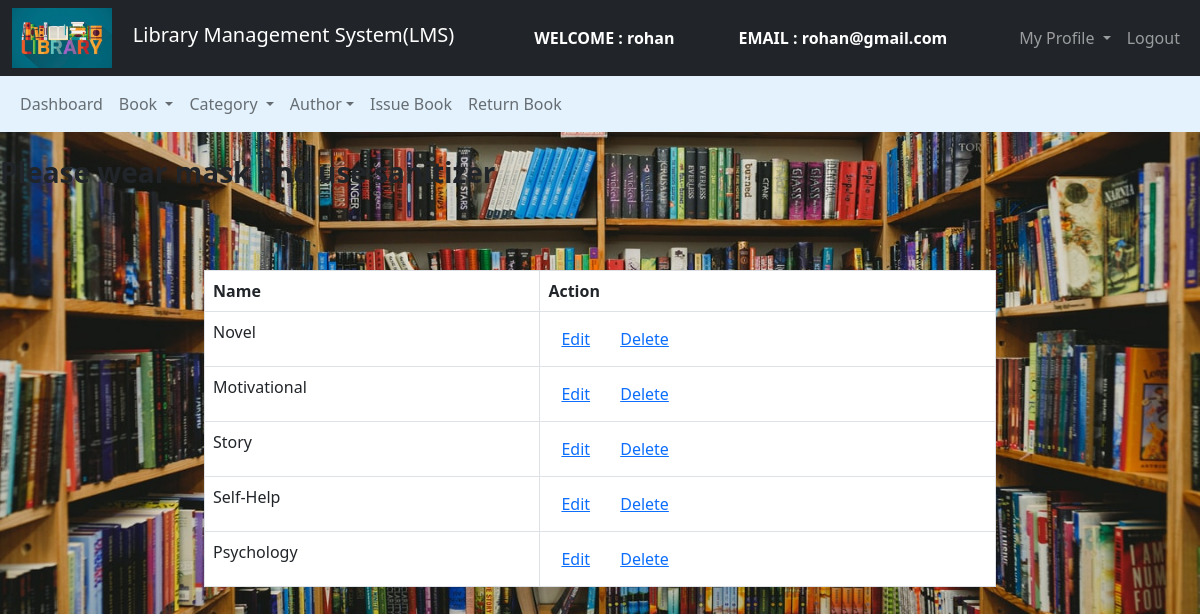
Page /Admin/Category/manage_cat.php (signed in) on the committed database.
### tables this page shows
CREATE TABLE `category` (
  `cat_id` int(11) NOT NULL,
  `cat_name` varchar(100) NOT NULL
);

### Admin/Category/manage_cat.php (the view, shortened to what this page needs)
<!DOCTYPE html>
<html>
<head>
    <link href="https://cdn.jsdelivr.net/npm/bootstrap@5.0.0-beta2/dist/css/bootstrap.min.css" rel="stylesheet">
</head>
<body>
    <nav class="navbar navbar-expand-lg navbar-dark bg-dark">
        <div class="container-fluid">
            <div class="navbar-header">
                <img src="../images/abc1.jpeg" width="100" height="60"> &nbsp &nbsp
                <a class="navbar-brand" href="../admin_dashboard.php">Library Management System(LMS)</a>
            </div>
            <font style="color: white">
                <span>
                    <strong>
                        WELCOME : <?php echo $_SESSION['name']; ?></strong>
                </span>
            </font>
            <font style="color: white">
                <span>
                    <strong>
                        EMAIL : <?php echo $_SESSION['email']; ?></strong>
                </span>
            </font>
            <ul class="nav navbar-nav navbar-right">
                <li class="nav-item dropdown">
                    <a class="nav-link dropdown-toggle" data-toggle="dropdown">
                        My Profile
                    </a>
                </li>
                <li class="nav-item"><a class="nav-link" href="../../logout.php">
                        Logout
                    </a></li>
            </ul>
        </div>
    </nav>
    <nav class="navbar navbar-expand-lg navbar-light" style="background-color: #e3f2fd">
        <div class="container-fluid">
            <ul class="nav navbar-nav navbar-center">
                <li class="nav-item">
                    <a href="../admin_dashboard.php" class="nav-link">
                        Dashboard
                    </a>
                </li>
                <li class="nav-item dropdown ">
                    <a class="nav-link dropdown-toggle" data-toggle="dropdown"> Book
                    </a>
                </li>
                <li class="nav-item dropdown ">
                    <a class="nav-link dropdown-toggle" data-toggle="dropdown"> Category </a>
                </li>
                <li class="nav-item dropdown ">
                    <a class="nav-link dropdown-toggle" data-toggle="dropdown"> Author</a>
                </li>
                <li class="nav-item">
                    <a href="../Book/issue_book.php" class="nav-link">
                        Issue Book</a>
                </li>
                <li class="nav-item">
                    <a href="../Book/return_book.php" class="nav-link">
                        Return Book</a>
                </li>
            </ul>
        </div>
    </nav>
    <br>
    <?php include '../../header.php'; ?><br><br>
    <div class="row">
        <div class="col-md-2"></div>
        <div class="col-md-8">
            <table class="table table-bordered table-hover">
                <thead>
                    <tr>
                        <th>Name</th>
                        <th>Action</th>
                    </tr>
                </thead>
                <?php
                $connection = mysqli_connect("localhost", "root", "");
                $query = "select * from category";
                $query_run = mysqli_query($connection, $query);
                while ($row = mysqli_fetch_assoc($query_run)) {
                ?>
                    <tr>
                        <td><?php echo $row['cat_name']; ?></td>
                        <td>
                            <button class="btn" name=""><a href="edit_cat.php?cid=<?php echo $row['cat_id']; ?>">Edit</a></button>
                            <button class="btn" name=""><a href="delete_cat.php?cid=<?php echo $row['cat_id']; ?>">Delete</a></button>
                        </td>
                    </tr>
                <?php
                }
                ?>
            </table>
        </div>
        <div class="col-md-2"></div>
    </div>
</body>
</html>

### Admin/Category/manage_cat.php (style rules this page uses)
body { background-image: url("../images/manage_pic2.jpg"); background-repeat: no-repeat; background-size: 100% 750px; background-color: #cccccc; }
table { width: 100%; border: #000000; background-color: white; }
.col-md-8 { overflow-x: auto; height: 400px; }

### rows in the picture
category: cat_name "Novel"
category: cat_name "Motivational"
category: cat_name "Story"
category: cat_name "Self-Help"
category: cat_name "Psychology"

### other values in the picture
$_SESSION['name'] "rohan"
$_SESSION['email'] "rohan@gmail.com"
